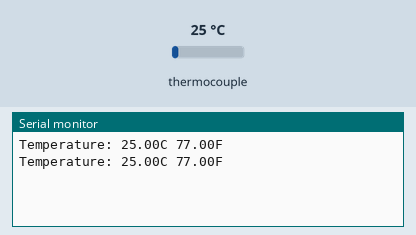
The sketch below on a simulated Arduino Uno, built with avr-gcc and run on an emulated ATmega328P. On the bench: the last lines printed to the serial monitor. The inputs (shaded band) are chosen by the test bench; at power-on: thermocouple 25 °C.

Above: at 1.7 s.
1.8 s: thermocouple set to 6 °C
At 2.9 s:
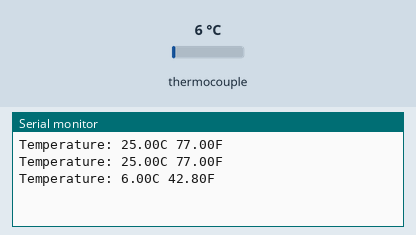
3.3 s: thermocouple set to 75 °C
At 4.3 s:
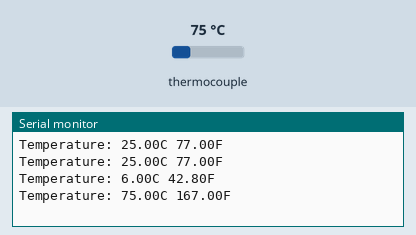
Timing chart, 0 to 6.3 s (numbered marks = the images above; inputs shaded):
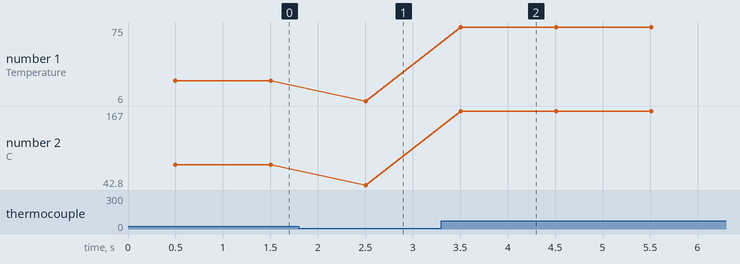

Measured:
- after the input at 1.8 s, the serial monitor: prints a new line after 0.70 s (image 1)
- after the input at 3.3 s, the serial monitor: prints a new line after 0.21 s (image 2)
- plotted number 1: 25 → 6 after the input at 1.8 s, 6 → 75 after the input at 3.3 s
- plotted number 2: 77 → 42.8 after the input at 1.8 s, 42.8 → 167 after the input at 3.3 s

The sketch:

ThermCouple.ino
```cpp
#include "max6675.h"

int SO_PIN = 4;
int CS_PIN = 5;
int SCK_PIN = 6;

MAX6675 thermocouple(SCK_PIN, CS_PIN, SO_PIN);

void setup() {
  Serial.begin(9600);
  delay(500);
}

void loop() {
  //Celcuis
  Serial.print("Temperature: ");
  Serial.print(thermocouple.readCelsius());
  Serial.print("C ");

  //Fahrenheit
  Serial.print(thermocouple.readFahrenheit());
  Serial.println("F ");

  delay(1000);
}
```
